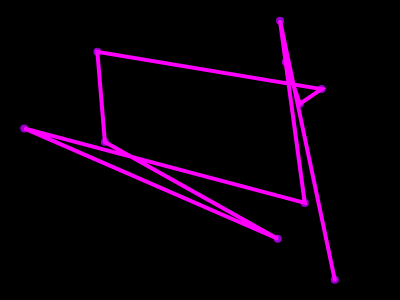
Frame 1 (no input)
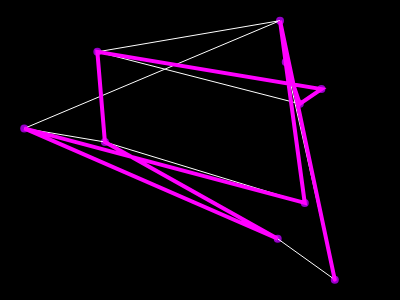
Frame 60 (no input)
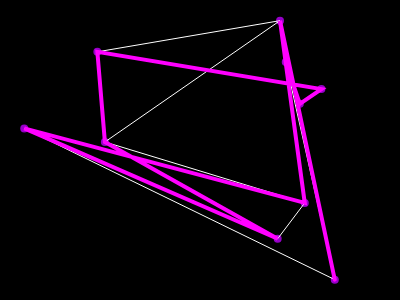
Frame 120 (the mouse pressed at the canvas centre since frame 60)

The p5.js sketch that drew these frames (run headless with seeded random() and noise() and a simulated clock; from frame 60 on, the mouse is pressed at the canvas centre):

// p5.js sketch
// ── sketch.js
var shops =[];
var totalshops = 10;

var recordDistance;
var bestRoute;

function setup(){
    createCanvas(400,300);
    for (var i = 0; i< totalshops; i++){
        //Position of our shops
        var vector = createVector(random(width), random(height));
        shops[i] = vector;
    }

    var distance = calcDistance(shops);
    recordDistance = vector;
    bestRoute = shops.slice();
}

function draw(){
    background(0);
    fill(0);
    noStroke();
    textSize(12);
    text(`Best: ${floor(recordDistance)}`, 340, 10);

    fill(150,0,200);
    for(var i = 0; i < shops.length; i ++){
        //draws circles at the positions generated at random
        ellipse(shops[i].x, shops[i].y,8,8);
    }
    
    //Normal path
    stroke(255);
    strokeWeight(1);
    noFill(0);
    beginShape();
    for(var i = 0; i < shops.length; i ++){
        vertex(shops[i].x, shops[i].y);
    }
    endShape();
    
    //Best path
    stroke(255, 0, 255);
    strokeWeight(4);
    noFill(0);
    beginShape();
    for(var i = 0; i < shops.length; i ++){
        vertex(bestRoute[i].x, bestRoute[i].y);
    }
    endShape();

    var i = floor(random(shops.length));
    var j = floor(random(shops.length));
    
    swap(shops, i, j);

    var distance = calcDistance(shops);
    if(distance < recordDistance){
        recordDistance = distance;
        bestRoute = shops.slice();
        console.log(recordDistance);
    }
}
//swaps positions of two random arrays
function swap(a, i ,j ){
    var temp = a[i];
    a[i] = a[j];
    a[j] = temp;
}

//Return total distance of the points in the order they are
function calcDistance(points){
    var sum = 0;
    for(var i= 0; point < points.length-1; i++){
        var distance =dist(points[i].x, points[i].y, points[i+1].x, points[i+1].y);
        sum += distance;
    }
    return sum;
}
